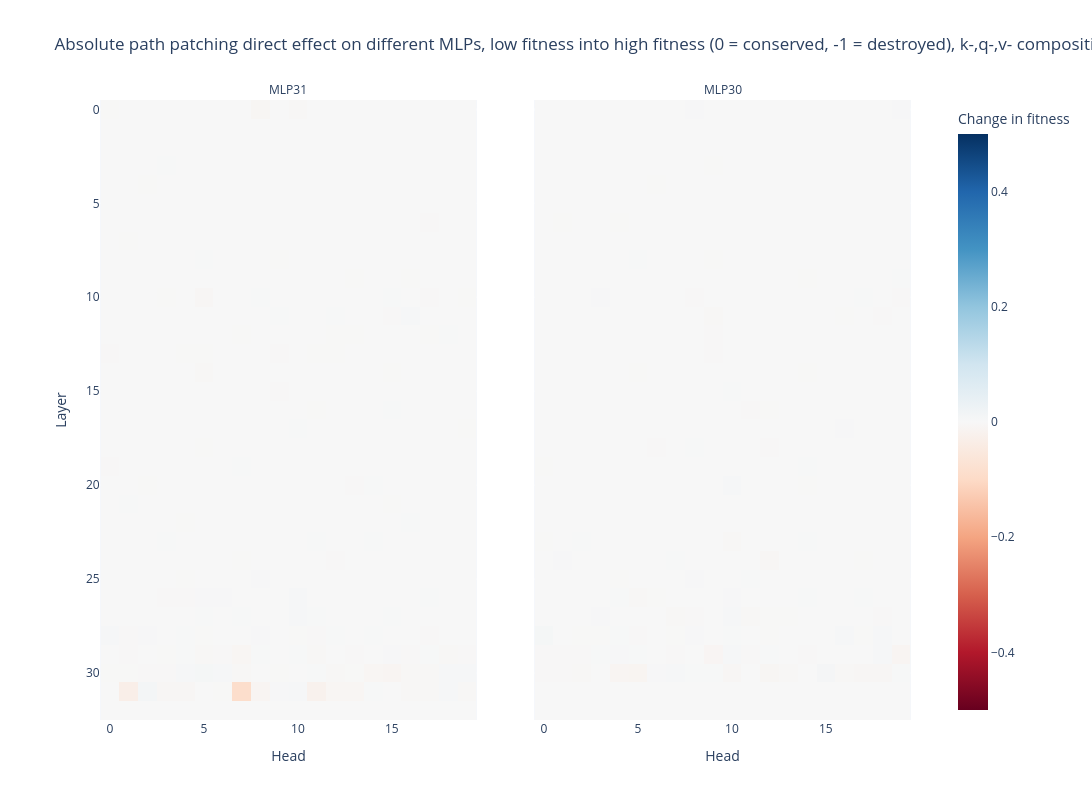

This figure's notebook cell:
### Code cell
imshow(
    head_path_patch_all_mlp_tensor,
    labels={"x": "Head", "y": "Layer", "color": "Change in fitness"},
    title="Absolute path patching direct effect on different MLPs, low fitness into high fitness (0 = conserved, -1 = destroyed), k-,q-,v- composition",
    facet_labels=[f"MLP{mlp_idx}" for mlp_idx in [31, 30]],
    width=1600,
    height=800,
    facet_col=0,
    range_color=(-0.5,0.5)
)

### Figure 1 — Plotly figure (JSON) as saved in the notebook; plotly's stock layout.template omitted (floating-point values rounded to 4 significant figures; data arrays with more than 128 entries replaced by an {"elided": "..."} marker saying what was removed)
{"data": [{"coloraxis": "coloraxis", "hovertemplate": "Head: %{x}<br>Layer: %{y}<br>Change in fitness: %{z}<extra></extra>", "name": "0", "type": "heatmap", "xaxis": "x", "yaxis": "y", "z": {"elided": "33x20 float values"}}, {"coloraxis": "coloraxis", "hovertemplate": "Head: %{x}<br>Layer: %{y}<br>Change in fitness: %{z}<extra></extra>", "name": "1", "type": "heatmap", "xaxis": "x2", "yaxis": "y2", "z": {"elided": "33x20 float values"}}], "layout": {"annotations": [{"font": {}, "showarrow": false, "text": "MLP31", "x": 0.245, "xanchor": "center", "xref": "paper", "y": 1, "yanchor": "bottom", "yref": "paper"}, {"font": {}, "showarrow": false, "text": "MLP30", "x": 0.755, "xanchor": "center", "xref": "paper", "y": 1, "yanchor": "bottom", "yref": "paper"}], "coloraxis": {"autocolorscale": false, "cmax": 0.5, "cmid": 0, "cmin": -0.5, "colorbar": {"title": {"text": "Change in fitness"}}, "colorscale": [[0, "rgb(103,0,31)"], [0.1, "rgb(178,24,43)"], [0.2, "rgb(214,96,77)"], [0.3, "rgb(244,165,130)"], [0.4, "rgb(253,219,199)"], [0.5, "rgb(247,247,247)"], [0.6, "rgb(209,229,240)"], [0.7, "rgb(146,197,222)"], [0.8, "rgb(67,147,195)"], [0.9, "rgb(33,102,172)"], [1, "rgb(5,48,97)"]]}, "height": 800, "title": {"text": "Absolute path patching direct effect on different MLPs, low fitness into high fitness (0 = conserved, -1 = destroyed), k-,q-,v- composition"}, "width": 1600, "xaxis": {"anchor": "y", "constrain": "domain", "domain": [0, 0.49], "scaleanchor": "y", "title": {"text": "Head"}}, "xaxis2": {"anchor": "y2", "domain": [0.51, 1], "matches": "x", "title": {"text": "Head"}}, "yaxis": {"anchor": "x", "autorange": "reversed", "constrain": "domain", "domain": [0, 1], "title": {"text": "Layer"}}, "yaxis2": {"anchor": "x2", "domain": [0, 1], "matches": "y", "showticklabels": false}}}
